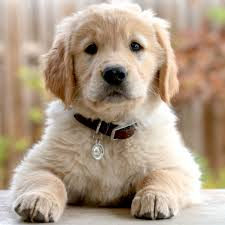
#> input picture photos/dog.jpg, 225 x 225 px
$ python masking.py
#> lines starting #> are read from the running program, lines starting #| are printed output that depends on the picture; after the words box and inside, x2 and y2 are one past the last pixel; in counts of white or black regions, pixels touching at a corner belong together
import cv2 as cv
import numpy as np

img = cv.imread('photos/dog.jpg')
#> img is the input picture: shape (225, 225, 3); mean B, G, R 135.4, 155.9, 175.6
cv.imshow('image',img)

blank =np.zeros(img.shape[:2], dtype='uint8')
cv.imshow('Blank',blank)

mask = cv.circle(blank,(img.shape[1]//2,img.shape[0]//2),100,255,-1)
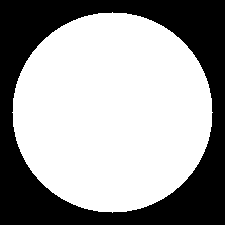
#> blank: shape (225, 225); 62.1% white; 1 black region, box (x1, y1, x2, y2) and area: (0, 0, 225, 225) 19208
# cv.imshow('mask',mask)

masked_image = cv.bitwise_and(img,img,mask=mask)
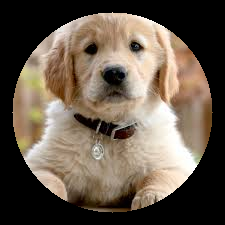
#> masked_image: shape (225, 225, 3); mean B, G, R 77.3, 90.9, 103.9
cv.imshow('masked_image',masked_image)


cv.waitKey(0)

$ run again, with photos/1.jpg copied over photos/dog.jpg
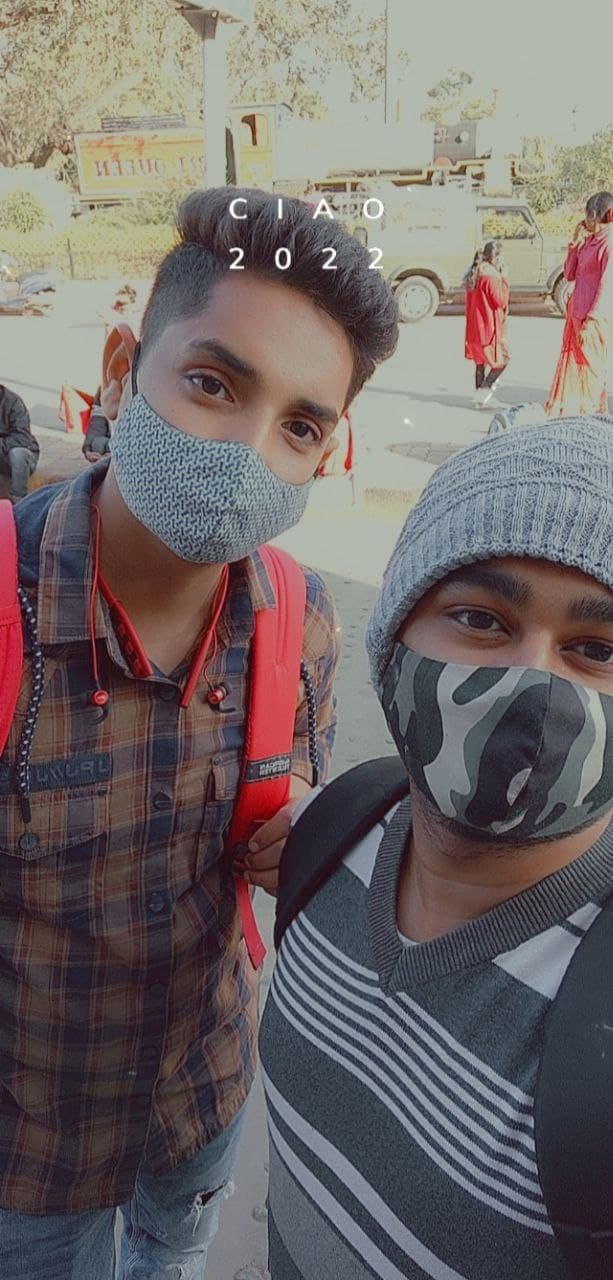
#> input picture photos/1.jpg, 613 x 1280 px
#> img is the input picture: shape (1280, 613, 3); mean B, G, R 103.9, 104.4, 112.7
#> `mask = cv.circle(blank,(img.shape[1]//2,img.shape[0]//2),100,255,-1)`:
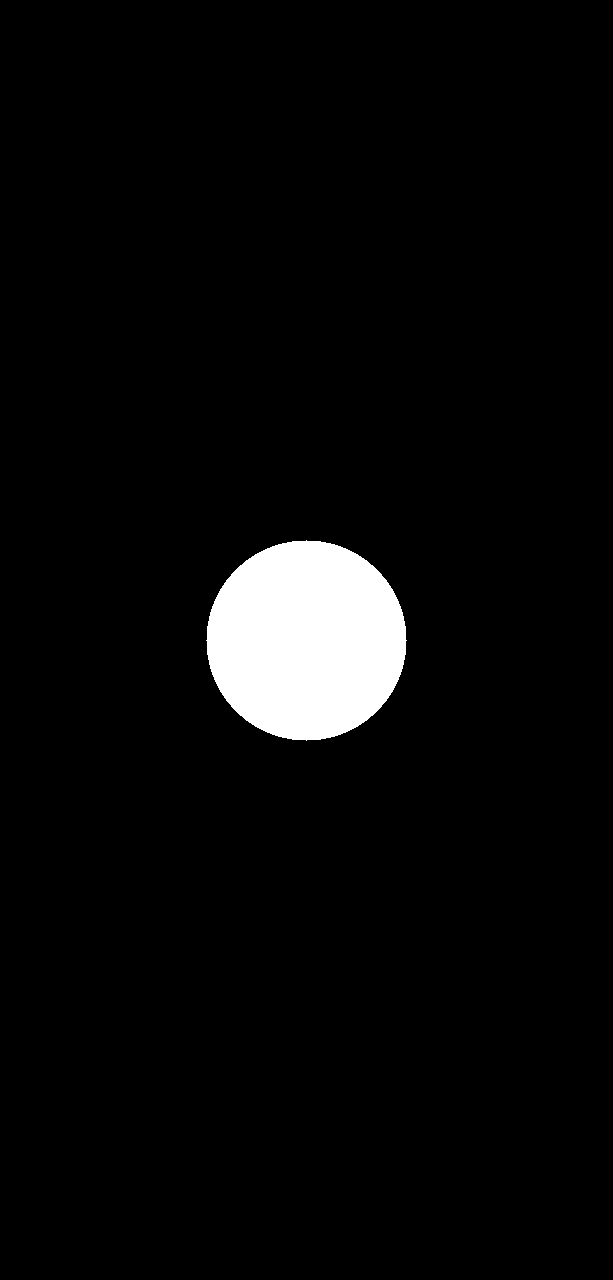
#> blank: shape (1280, 613); 4% white; 1 white region, box (x1, y1, x2, y2) and area: (206, 540, 407, 741) 31417
#> `masked_image = cv.bitwise_and(img,img,mask=mask)`:
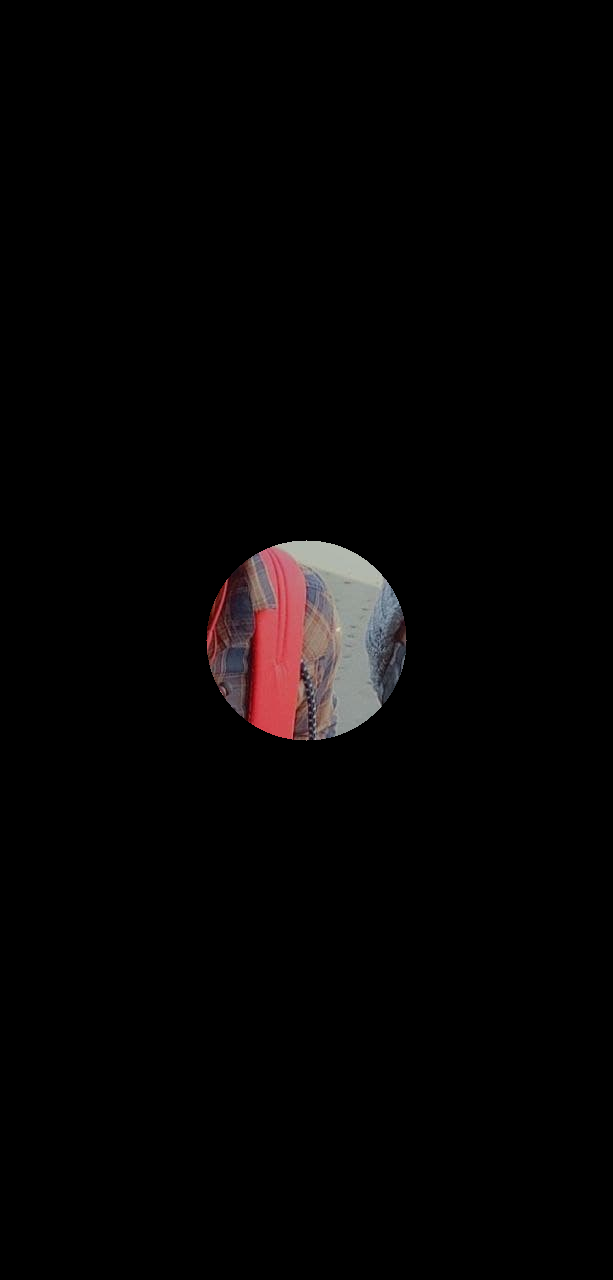
#> masked_image: shape (1280, 613, 3); mean B, G, R 4.2, 4.1, 5.6
